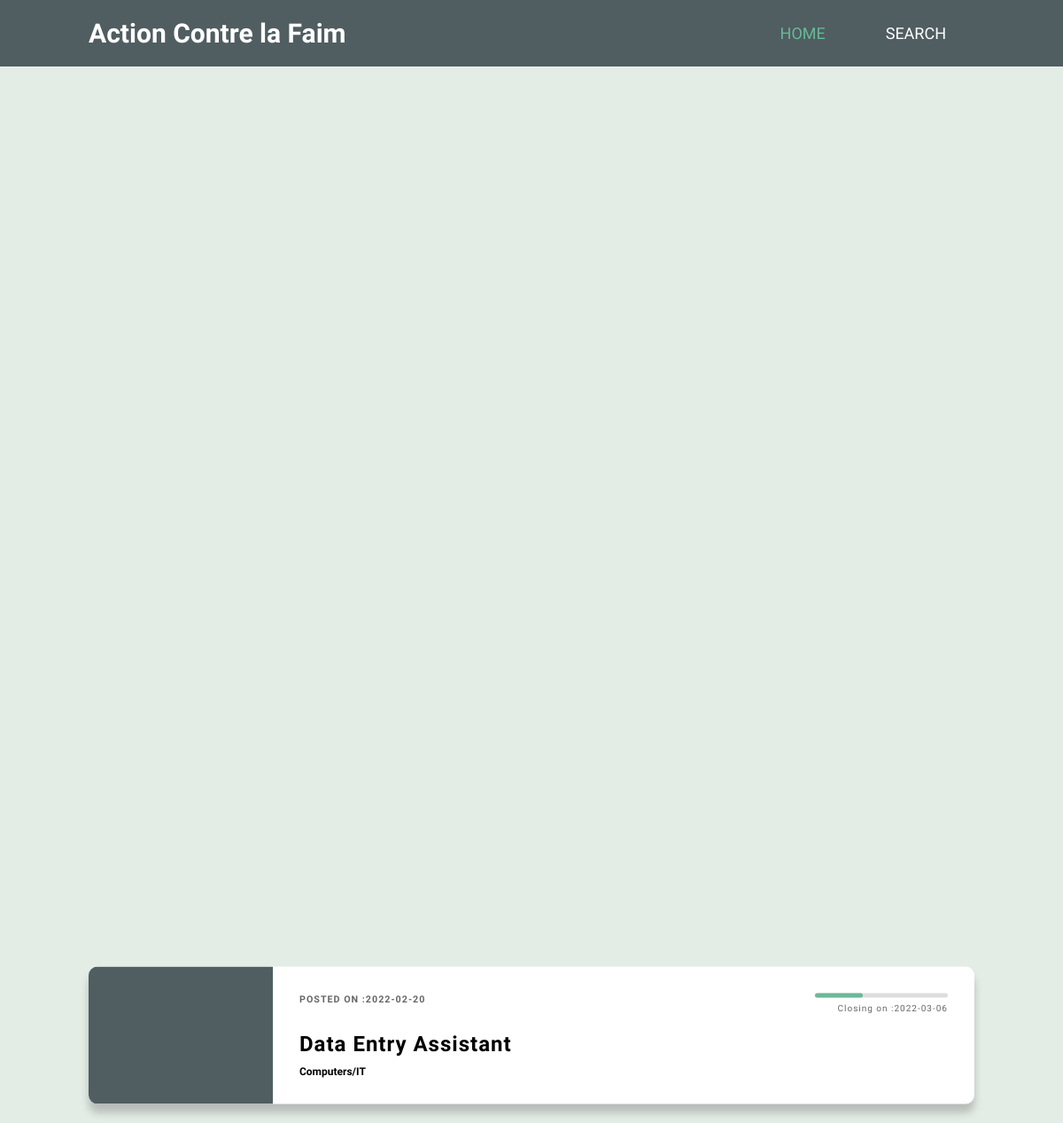
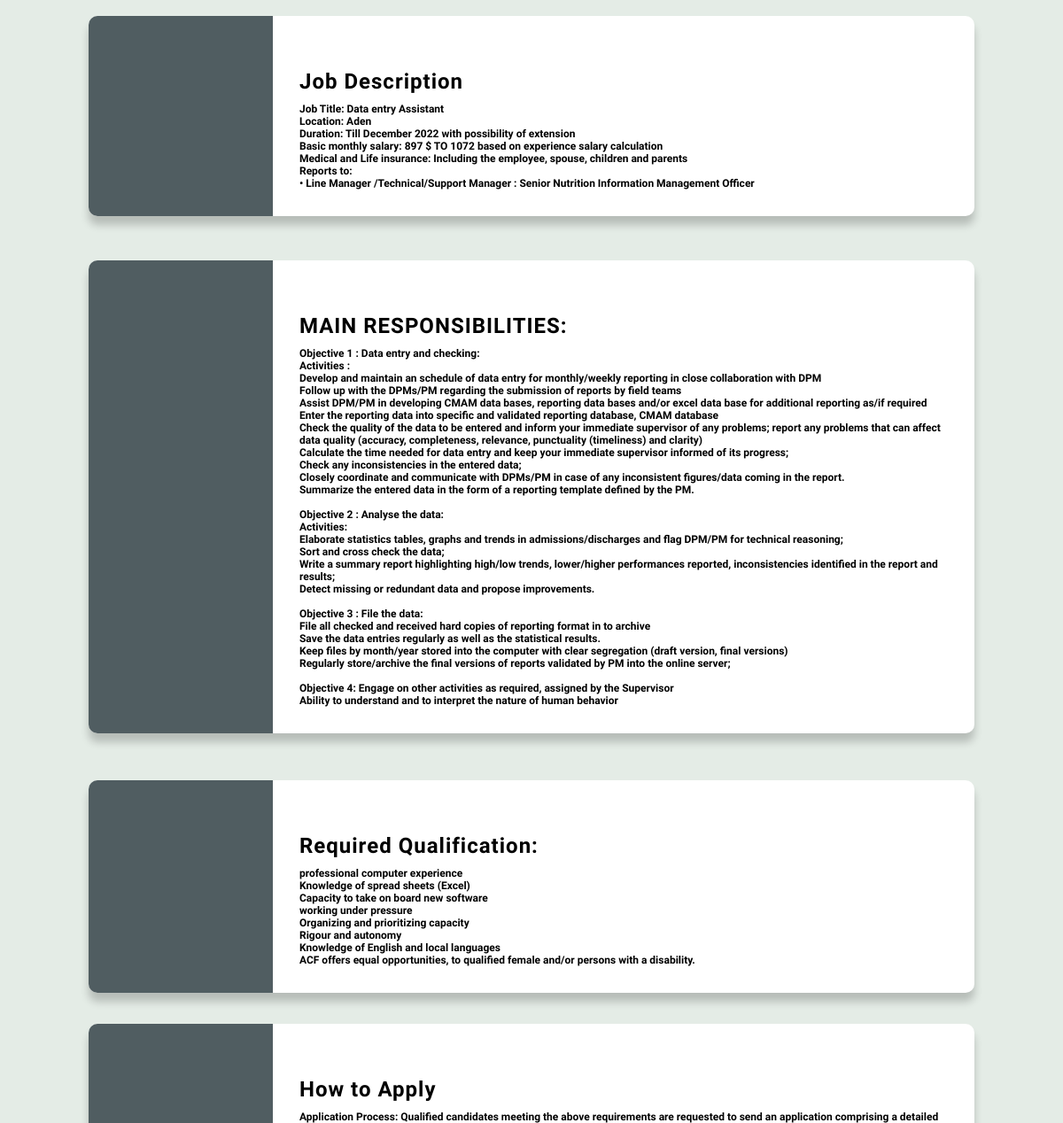
The page /action2.php on the database its author committed (2 pictures, top to bottom).
### tables this page shows
CREATE TABLE `jobs` (
  `Id` int(20) NOT NULL,
  `Organization` varchar(30) NOT NULL,
  `Title` varchar(50) NOT NULL,
  `Category` varchar(30) NOT NULL,
  `Posted` date NOT NULL,
  `Deadline` date NOT NULL
);

### action2.php (the view, shortened to what this page needs)
<!DOCTYPE html>
<html>
  <head>
    <link rel="stylesheet" type="text/css" href="css/styles.css">
  </head>
  <body>
    <nav>
      <div class="logo">
        <p>Action Contre la Faim</p>
      </div>
      <ul>
        <li><a href="index.php" class="active">Home</a></li>
        <li><a href="search2.php">Search</a></li>
      </ul>
    </nav>
    <div class="container">
      <div class="course" style="margin-top: -100px;">
        <div class="preview">
        </div>
        <div class="info">
          <div class="progress-wrapper">
            <div class="progress"></div>
            <span class="progress-text">
              <?php
                if($conn_link= mysqli_connect('localhost' , 'root')){
                mysqli_select_db($conn_link ,'job');
                if($result = mysqli_query($conn_link ,"SELECT Deadline FROM jobs WHERE Id =2")){
                 while($rows=mysqli_fetch_assoc($result)){
                echo 'Closing on :' .$rows['Deadline'];
                 }
                 }else{
                 echo mysqli_error($conn_link);
                }
                }
                ?>
            </span>
          </div>
          <h6>
            <?php
                if($conn_link= mysqli_connect('localhost' , 'root')){
                mysqli_select_db($conn_link ,'job');
                if($result = mysqli_query($conn_link ,"SELECT Posted FROM jobs WHERE Id =2")){
                 while($rows=mysqli_fetch_assoc($result)){
                echo 'Posted on :' .$rows['Posted'];
                 }
                 }else{
                 echo mysqli_error($conn_link);
                }
                }
                ?>
          </h6>
          <h2 style="margin-top: 30px;">
            <?php
                if($conn_link= mysqli_connect('localhost' , 'root')){
                mysqli_select_db($conn_link ,'job');
                if($result = mysqli_query($conn_link ,"SELECT Title FROM jobs WHERE Id =2")){
                 while($rows=mysqli_fetch_assoc($result)){
                echo '' .$rows['Title'];
                 }
                 }else{
                 echo mysqli_error($conn_link);
                }
                }
                ?>
          </h2>
          <p class="p-trunc">
            <?php
                if($conn_link= mysqli_connect('localhost' , 'root')){
                mysqli_select_db($conn_link ,'job');
                if($result = mysqli_query($conn_link ,"SELECT Category FROM jobs WHERE Id =2")){
                 while($rows=mysqli_fetch_assoc($result)){
                echo '' .$rows['Category'];
                 }
                 }else{
                 echo mysqli_error($conn_link);
                }
                }
                ?>
          </p>
        </div>
      </div>
      <div class="course" style="margin-top: 130px;">
        <div class="preview">
        </div>
        <div class="info">
          <h2 style="margin-top: 30px;">Job Description</h2>
          <p class="p-trunc">Job Title: Data entry Assistant<br>
Location: Aden<br>
Duration: Till December 2022 with possibility of extension<br>
Basic monthly salary: 897 $ TO 1072 based on experience salary calculation<br>
Medical and Life insurance: Including the employee, spouse, children and parents<br>
Reports to:        <br>
•    Line Manager /Technical/Support Manager : Senior Nutrition Information Management Officer</p>
        </div>
      </div>
      <div class="course" style="margin-top: 560px;">
        <div class="preview">
        </div>
        <div class="info">
          <h2 style="margin-top: 30px;">MAIN RESPONSIBILITIES: </h2>
          <p class="p-trunc">Objective  1 : Data entry and checking:<br>
Activities :<br>
Develop and maintain an schedule of data entry for monthly/weekly reporting in close collaboration with DPM<br>
Follow up with the DPMs/PM regarding the submission of reports by field teams<br>
Assist DPM/PM in developing CMAM data bases, reporting data bases and/or excel data base for additional reporting as/if required<br>
Enter the reporting data into specific and validated reporting database, CMAM database<br>
Check the quality of the data to be entered and inform your immediate supervisor of any problems; report any problems that can affect data quality (accuracy, completeness, relevance, punctuality (timeliness)  and clarity)<br>
Calculate the time needed for data entry and keep your immediate supervisor informed of its progress;<br>
Check any inconsistencies in the entered data;<br>
Closely coordinate and communicate with DPMs/PM in case of any inconsistent figures/data coming in the report.<br>
Summarize the entered data in the form of a reporting template defined by the PM.<br><br>
Objective  2 : Analyse the data:<br>
Activities:<br>
Elaborate statistics tables, graphs and trends in admissions/discharges and flag DPM/PM for technical reasoning;<br>
Sort and cross check the data; <br>
Write a summary report highlighting high/low trends, lower/higher performances reported, inconsistencies identified in the report and results;<br>
Detect missing or redundant data and propose improvements.  <br><br>
Objective 3 : File the data:<br>
File all checked and received hard copies of  reporting format in to archive<br>
Save the data entries regularly as well as the statistical results.<br>
Keep files by month/year stored into the computer with clear segregation (draft version, final versions)<br>
Regularly store/archive the final versions of reports validated by PM into the online server;<br><br>
Objective 4: Engage on other activities as required, assigned by the Supervisor<br>
Ability to understand and to interpret the nature of human behavior</p>
        </div>
      </div>
      <div class="course" style="margin-top: 1000px;">
        <div class="preview">
        </div>
        <div class="info">
          <h2 style="margin-top: 30px;">Required Qualification:</h2>
          <p class="p-trunc">professional computer experience<br>
Knowledge of spread sheets (Excel)<br>
Capacity to take on board new software <br>
working under pressure<br>
Organizing and prioritizing capacity <br>
Rigour and autonomy <br>
Knowledge of English and local languages<br>
ACF offers equal opportunities, to qualified female and/or persons with a disability.</p>
        </div>
      </div>
      <div class="course" style="margin-top: 1240px;">
        <div class="preview">
        </div>
        <div class="info">
          <h2 style="margin-top: 30px;">How to Apply</h2>
          <p class="p-trunc">Application Process: Qualified candidates meeting the above requirements are requested to send an application comprising a detailed CV and Cover Letter in English, Clearly mention the position you have applied + the location of the position in the email’s subject, to recruitment-ho@ye-actioncontrelafaim.org  latest by 6th of March 2022.
Only short-listed candidates will be contacted.</p>
        </div>
      </div>
    </div>
  </body>
</html>

### action2.php (style rules this page uses)
* { margin: 0px; padding: 0px; box-sizing: border-box; }
body { background-color: #E4ECE6; font-family: 'Muli', sans-serif; }
nav { width: 100%; height: 75px; background-color: #505d61; line-height: 75px; padding: 0px 100px; position: fixed; z-index: 1; }
nav ul { float: right; }
nav ul li { display: inline-block; list-style: none; }
nav ul li a { color: #fff; text-decoration: none; font-size: 18px; text-transform: uppercase; padding: 0px 32px; }
nav ul li .active { color: #68BA98; }
.course { background: #fff; border-radius: 10px; box-shadow: 0 10px 10px rgba(0,0,0,.2); display: flex; max-width: 100%; overflow: hidden; width: 1000px; position: absolute; top: 50%; left: 50%; transform: translate(-50%,-50%); }
.course h6 { opacity: .6; letter-spacing: 1px; text-transform: uppercase; }
.course h2 { letter-spacing: 1px; margin: 10px 0; }
.preview { background: #505d61; color: #fff; padding: 30px; width: 250px; position: relative; }
.info { padding: 30px; position: relative; width: 100%; }
.progress-wrapper { position: absolute; top: 30px; right: 30px; text-align: right; width: 150px; }
.progress { background: #ddd; border-radius: 3px; height: 5px; width: 100%; }
.progress::after { content: ''; border-radius: 3px; background: #68BA98; position: absolute; top: 0; left: 0; height: 5px; width: 36%; }
.progress-text { font-size: 10px; opacity: .6; letter-spacing: 1px; }
.info p { font-size: 12px; font-weight: bold; }
nav .logo { font-size: 30px; font-weight: bold; letter-spacing: 1.5; }
nav .logo p { float: left; color: #fff; }

### rows shown on the page
jobs: Deadline "2022-03-06", Posted "2022-02-20", Title "Data Entry Assistant", Category "Computers/IT"
